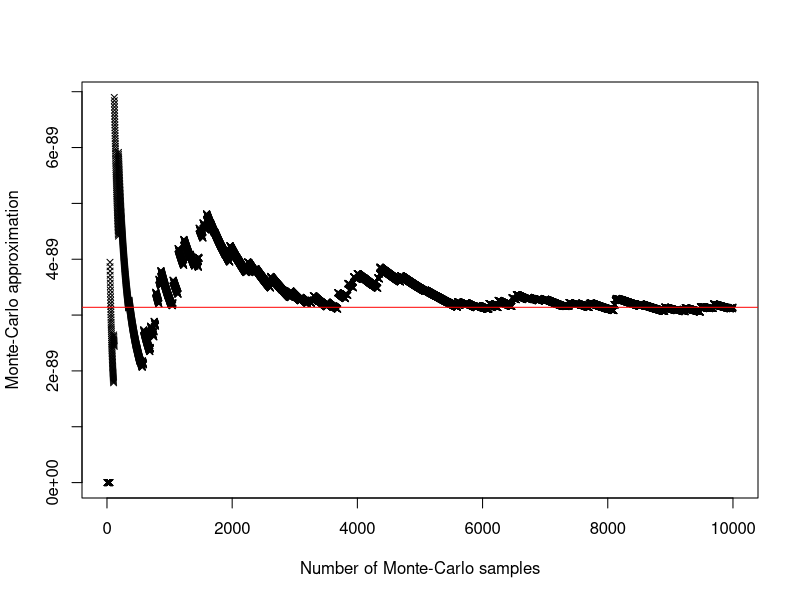
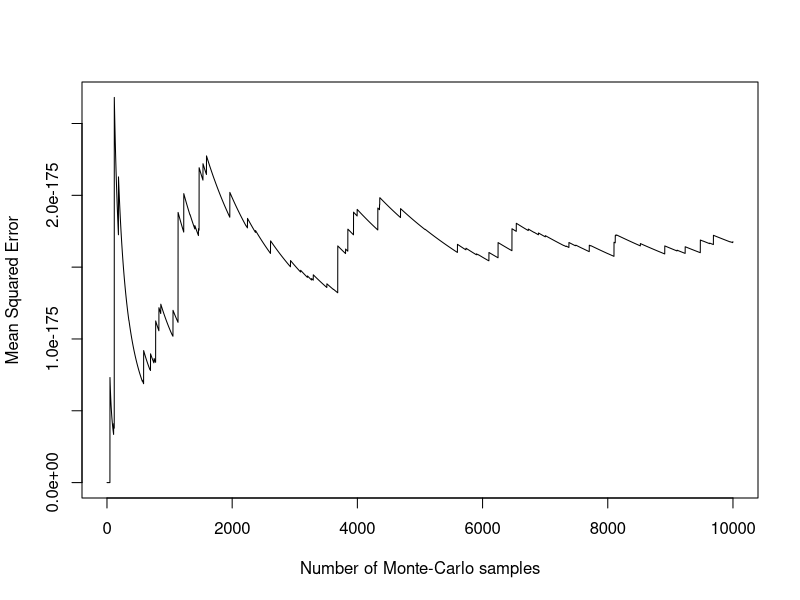

The R script that drew these images, in order:
# 1. ###########################################################################

# Monte-Carlo approximation of pi
n <- 1000000
x1 <- runif(n, min = -1, max = 1)
x2 <- runif(n, min = -1, max = 1)
indicator <- ((x1^2 + x2^2) <= 1) * 4
result <- mean(indicator)


# 2. ###########################################################################

# Using pnorm
1- pnorm(20)

# Naive Monte-Carlo approximation
n <- 1000000
x <- rnorm(n)
indicator <- (x > 20) * 1
result <- mean(indicator)

# Monte-Carlo integration after substitution Y := 1/X
n <- 10000
u <- runif(n, min = 0, max = 1/20)
g <- (1/20) * (1/sqrt(2*pi)) * exp(-1/(2*(u^2))) * (1/(u^2))
result <- mean(g)

# Compute mean with each new sample
vecMeans <- cumsum(g) / (1:n)

# Plot means against number of samples
plot(1:n, vecMeans,
     xlab = "Number of Monte-Carlo samples",
     ylab = "Monte-Carlo approximation",
     pch = 4,
     cex = 0.8)
abline(vecMeans[n], 0, col = "red")

# Plot MSE against number of samples (inefficient implementation...)
MSE <- rep(0, n)
for (i in 1:n) {
  MSE[i] <- mean((g[1:i] - vecMeans[i])^2)
}

plot(1:n, MSE,
     xlab = "Number of Monte-Carlo samples",
     ylab = "Mean Squared Error",
     type = "l",
     cex = 0.8)


# 3. ###########################################################################

# Using R's integrate function
h1 <- function(x) {
  return((cos(50*x)+sin(20*x))^2)
}
resultInt <- integrate(h1, 0, 1)

# Using Monte-Carlo integration
n <- 1000000
u <- runif(n)
resultMC <- mean(h1(u))


# 4. ###########################################################################

n <- 1000000
areas <- rep(0, n)

for (i in 1:n) {
  x <- runif(3)
  y <- runif(3)
  areas[i] <- abs(0.5 * det(matrix(c(x, y, c(1, 1, 1)), nrow = 3, ncol = 3)))
}

result <- mean(areas)